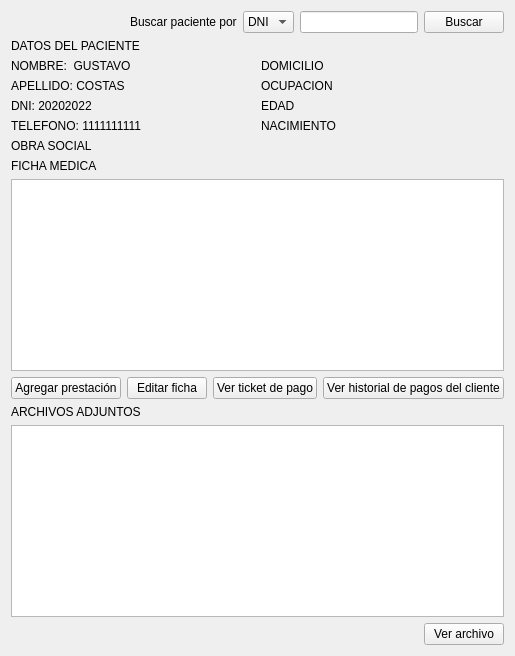
        <widget class="QWidget" name="pageFichas">
         <layout class="QVBoxLayout" name="fichasLayout">
          <item>
           <layout class="QHBoxLayout" name="fichasTopSearch">
            <item>
             <spacer name="fichasLeftSpacer">
              <property name="orientation"><enum>Qt::Orientation::Horizontal</enum></property>
              <property name="sizeHint" stdset="0"><size><width>40</width><height>20</height></size></property>
             </spacer>
            </item>
            <item>
             <widget class="QLabel" name="labelBuscarPacientePor">
              <property name="text"><string>Buscar paciente por</string></property>
             </widget>
            </item>
            <item>
             <widget class="QComboBox" name="comboBuscarFichas"><item><property name="text"><string>DNI</string></property></item></widget>
            </item>
            <item>
             <widget class="QLineEdit" name="editBuscarFichas"/>
            </item>
            <item>
             <widget class="QPushButton" name="btnBuscarFichas"><property name="text"><string>Buscar</string></property></widget>
            </item>
           </layout>
          </item>
          <item>
           <layout class="QGridLayout" name="fichasDatosPaciente">
            <item row="0" column="0"><widget class="QLabel" name="lblDatosPacienteTitulo"><property name="text"><string>DATOS DEL PACIENTE</string></property></widget></item>
            <item row="1" column="0"><widget class="QLabel" name="lblNombre"><property name="text"><string>NOMBRE:  GUSTAVO</string></property></widget></item>
            <item row="1" column="1"><widget class="QLabel" name="lblDomicilio"><property name="text"><string>DOMICILIO</string></property></widget></item>
            <item row="2" column="0"><widget class="QLabel" name="lblApellido"><property name="text"><string>APELLIDO: COSTAS</string></property></widget></item>
            <item row="2" column="1"><widget class="QLabel" name="lblOcupacion"><property name="text"><string>OCUPACION</string></property></widget></item>
            <item row="3" column="0"><widget class="QLabel" name="lblDni"><property name="text"><string>DNI: 20202022</string></property></widget></item>
            <item row="3" column="1"><widget class="QLabel" name="lblEdad"><property name="text"><string>EDAD</string></property></widget></item>
            <item row="4" column="0"><widget class="QLabel" name="lblTelefono"><property name="text"><string>TELEFONO: 1111111111</string></property></widget></item>
            <item row="4" column="1"><widget class="QLabel" name="lblNacimiento"><property name="text"><string>NACIMIENTO</string></property></widget></item>
            <item row="5" column="0"><widget class="QLabel" name="lblObraSocial"><property name="text"><string>OBRA SOCIAL</string></property></widget></item>
           </layout>
          </item>
          <item>
           <widget class="QLabel" name="labelFichaMedicaTitulo"><property name="text"><string>FICHA MEDICA</string></property></widget>
          </item>
          <item>
           <widget class="QTableWidget" name="tableFichaMedica"/>
          </item>
          <item>
           <layout class="QHBoxLayout" name="fichasButtons">
            <item><widget class="QPushButton" name="btnAgregarPrestacion"><property name="text"><string>Agregar prestación</string></property></widget></item>
            <item><widget class="QPushButton" name="btnEditarFicha"><property name="text"><string>Editar ficha</string></property></widget></item>
            <item><widget class="QPushButton" name="btnVerTicket"><property name="text"><string>Ver ticket de pago</string></property></widget></item>
            <item><widget class="QPushButton" name="btnVerHistorialPagos"><property name="text"><string>Ver historial de pagos del cliente</string></property></widget></item>
           </layout>
          </item>
          <item>
           <widget class="QLabel" name="labelAdjuntosTitulo"><property name="text"><string>ARCHIVOS ADJUNTOS</string></property></widget>
          </item>
          <item>
           <widget class="QTableWidget" name="tableAdjuntos"/>
          </item>
          <item>
           <layout class="QHBoxLayout" name="adjuntosButtons">
            <item><spacer name="adjSpacer"><property name="orientation"><enum>Qt::Orientation::Horizontal</enum></property><property name="sizeHint" stdset="0"><size><width>40</width><height>20</height></size></property></spacer></item>
            <item><widget class="QPushButton" name="btnVerArchivo"><property name="text"><string>Ver archivo</string></property></widget></item>
           </layout>
          </item>
         </layout>
        </widget>
